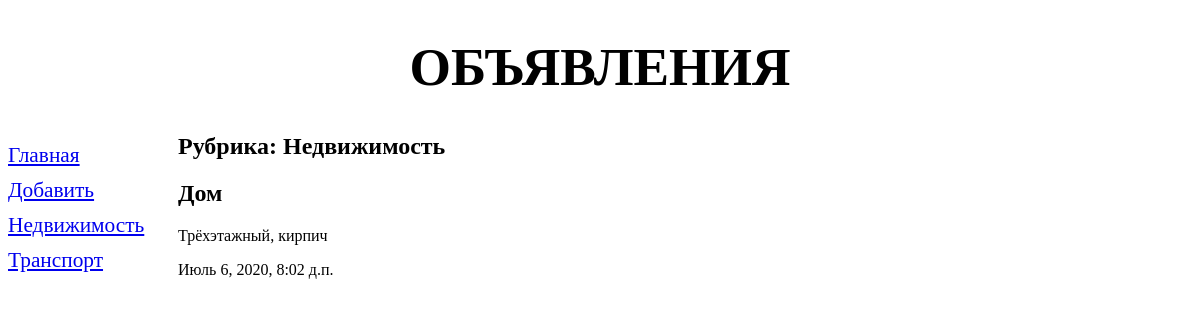
Screenshot of /bboard/1/ with the database file from the repository.
### bboard/models.py (models this page shows, shortened)
class Rubric(models.Model):
    name = models.CharField(max_length=20,db_index=True, verbose_name='Название')
    class Meta:
        verbose_name = 'Рубрика'
        verbose_name_plural = 'Рубрики'
        ordering = ['name']

class Bb(models.Model):
    title = models.CharField(max_length=50)
    content = models.TextField(null=True,blank=True)
    price = models.FloatField(null=True,blank=True)
    published = models.DateTimeField(auto_now_add=True, db_index=True)
    rubric = models.ForeignKey('Rubric',null=True,on_delete=models.PROTECT, verbose_name='Рубрика')
    class Meta:
        verbose_name = "Объявление"
        verbose_name_plural = "Объявления"
        ordering = ['-published']

### bboard/views.py (the view)
# urls.py: path('<int:rubric_id>/', by_rubric, name='by_rubric'),
def by_rubric(request, rubric_id):
    bbs = Bb.objects.filter(rubric=rubric_id)
    rubrics = Rubric.objects.all()
    current_rubric = Rubric.objects.get(pk=rubric_id)
    context = {'bbs':bbs, 'rubrics':rubrics, 'current_rubric': current_rubric}
    return render(request,'bboard/by_rubric.html', context)

### bboard/templates/bboard/by_rubric.html (shortened to what this page needs)
{% extends 'layout/basic.html' %}
{% block content %}
<h2>Рубрика: {{ current_rubric.name }}</h2>
{% for bb in bbs %}
<div>
    <h2>{{bb.title}}</h2>
    <p>{{bb.content}}</p>
    <p>{{bb.published}}</p>
</div>
{% endfor %}
{% endblock %}

### bboard/templates/layout/basic.html (shortened to what this page needs)
{% load static %}
<!DOCTYPE html>
<html lang="en">
<head>
    <link rel="stylesheet" type="text/css" href="{% static 'bboard/style.css' %}">
</head>
<body>
    <header>
        <h1>Объявления</h1>
    </header>
    <nav>
        <a href="{% url 'index' %}">Главная</a>
        <a href="{% url 'add' %}">Добавить</a>
        {% for rubric in rubrics %}
        <a href="{% url 'by_rubric' rubric.pk %}">
        {{rubric.name}}
        </a>
        {% endfor %}
    </nav>
    <section>
        {% block content %}
        {% endblock %}
    </section>
</body>
</html>

### bboard/static/bboard/style.css (style rules this page uses)
header h1 { font-size: 40pt; text-transform: uppercase; text-align: center; background-color: url("1.jpg") left/auto 100% no-repeat; }
nav { font-size: 16pt; width: 150px; float: left; }
nav a { display: block; margin: 10px 0px; }
section { margin-left: 170px; }

### rows the page displays
Rubric: name "Недвижимость"
Rubric: name "Транспорт"
Bb: title "Дом", content "Трёхэтажный, кирпич", published "Июль 6, 2020, 8:02 д.п."
